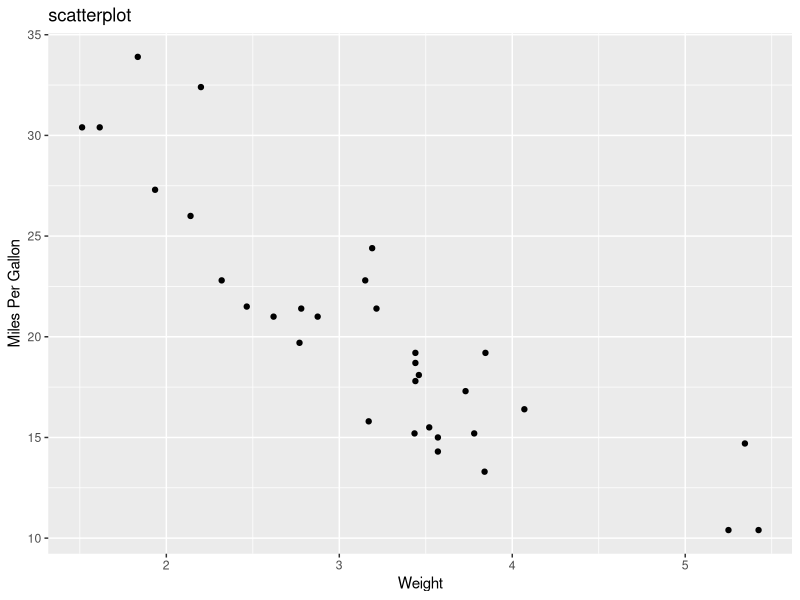
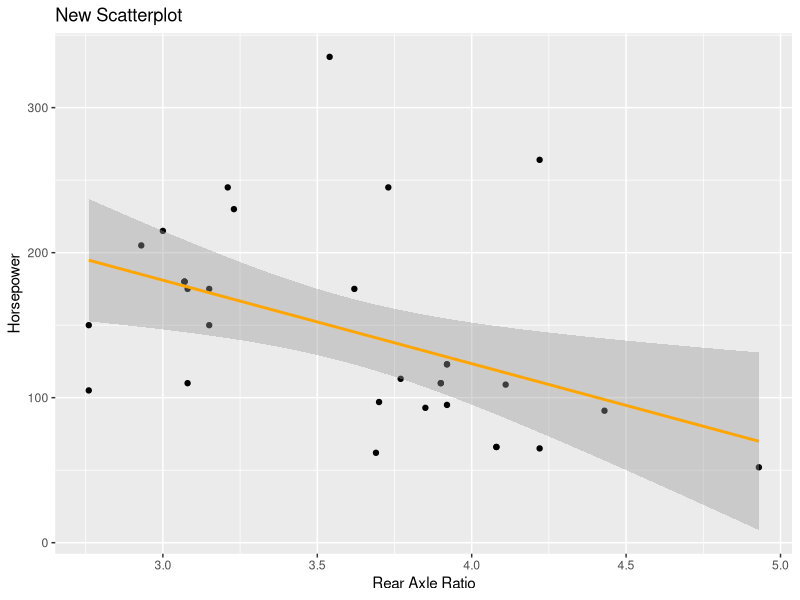
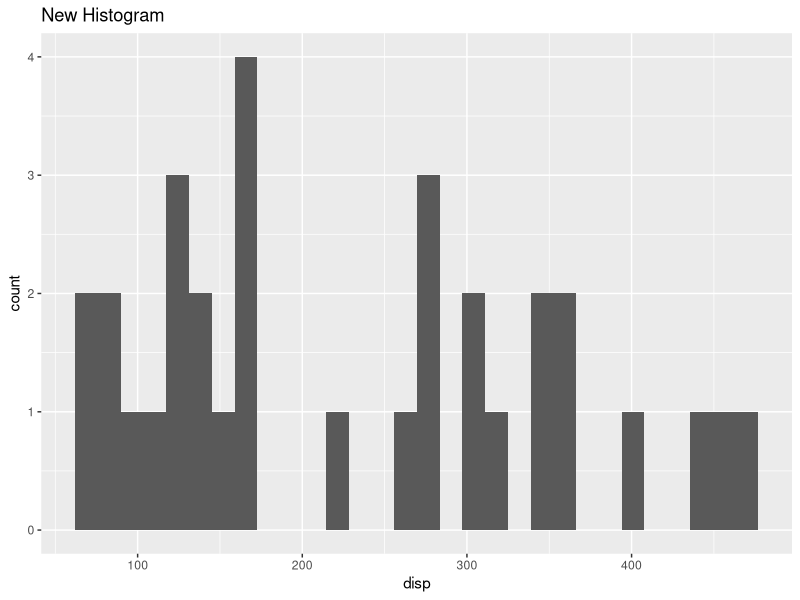

R code for these plots, in order: (Note: this script raises an error after producing the figures.)
## ---- chunk 1
0.1 + 0.1 + 0.1 - 0.3
0.3 - 0.1 - 0.1 - 0.1 # a variation

# run this if you want to avoid scientific notation
options(scipen = 999)
## ---- chunk 2
# install.packages("tidyverse")
library(tidyverse)
## ---- chunk 3
mtcars[mtcars$cyl == 6 & mtcars$mpg > 20, c("mpg", "hp")]
## ---- chunk 4
mtcars %>%
  filter(cyl == 6, mpg > 20) |> # reminder that %>% is the same thing
  select(mpg, hp)
## ---- chunk 5

#| label: load data

data(mtcars) # reads in the data & adds it to your environment as a dataframe
mtcars

mtcars <- mtcars |> 
  rownames_to_column("model")
  
view(mtcars)
head(mtcars, 10) # preview first few lines, can specify how many lines
summary(mtcars)
?mtcars # opens help info

tail(mtcars)
## ---- chunk 6

mean(mtcars) # wrong
mean(mpg) #wrong again

mean(mtcars$mpg) # use $ to select a variable/column within df
# 20.09062
## ---- chunk 7

mean(mtcars$drat)
# mean of drat: 3.596563
## ---- chunk 8

median(mtcars$qsec)
# median of qsec: 17.71
## ---- chunk 9
# this is a scatterplot of mpg by wt
library(ggplot2)

ggplot(data = mtcars, aes(x = wt, y = mpg)) +
  geom_point() +
  labs(title = "scatterplot",
       x = "Weight",
       y = "Miles Per Gallon")
## ---- chunk 10
# scatterplot
ggplot(data = mtcars, aes(x = drat, y = hp)) +
  geom_point() +
  geom_smooth(method = "lm", color = "orange") +
  labs(title = "New Scatterplot",
       x = "Rear Axle Ratio",
       y = "Horsepower")

# histogram
ggplot(data = mtcars, aes(x = disp)) +
  geom_histogram() +
  labs(title = "New Histogram")

# convert am to factor by creating new am_f variable
mtcars <- mtcars |> 
  mutate(am_f = factor(am, labels = c("auto", "manual")))

class(am_f)

ggplot(data = mtcars, aes(x = am_f)) +
  geom_boxplot() +
  labs(title = "New Histogram")
